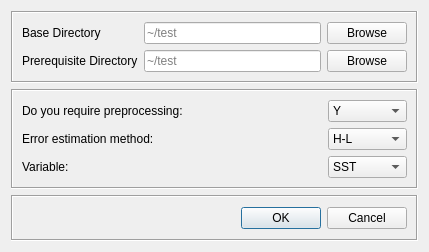
<?xml version="1.0" encoding="UTF-8"?>
<ui version="4.0">
 <class>MainWindow</class>
 <widget class="QDialog" name="MainWindow">
  <property name="geometry">
   <rect>
    <x>0</x>
    <y>0</y>
    <width>429</width>
    <height>252</height>
   </rect>
  </property>
  <property name="windowTitle">
   <string>Define Parameters</string>
  </property>
  <property name="sizeGripEnabled">
   <bool>false</bool>
  </property>
  <property name="modal">
   <bool>false</bool>
  </property>
  <layout class="QGridLayout" name="gridLayout_3">
   <item row="0" column="0">
    <widget class="QFrame" name="frame_2">
     <property name="autoFillBackground">
      <bool>true</bool>
     </property>
     <property name="frameShape">
      <enum>QFrame::Box</enum>
     </property>
     <property name="frameShadow">
      <enum>QFrame::Sunken</enum>
     </property>
     <layout class="QGridLayout" name="gridLayout_6">
      <item row="1" column="1">
       <widget class="QLineEdit" name="lineEdit_2">
        <property name="enabled">
         <bool>true</bool>
        </property>
        <property name="text">
         <string/>
        </property>
        <property name="readOnly">
         <bool>true</bool>
        </property>
        <property name="placeholderText">
         <string>~/test</string>
        </property>
       </widget>
      </item>
      <item row="0" column="0">
       <widget class="QLabel" name="label_13">
        <property name="text">
         <string>Base Directory</string>
        </property>
       </widget>
      </item>
      <item row="0" column="2">
       <widget class="QPushButton" name="pushButton">
        <property name="text">
         <string>Browse</string>
        </property>
       </widget>
      </item>
      <item row="0" column="1">
       <widget class="QLineEdit" name="lineEdit">
        <property name="enabled">
         <bool>true</bool>
        </property>
        <property name="text">
         <string/>
        </property>
        <property name="readOnly">
         <bool>true</bool>
        </property>
        <property name="placeholderText">
         <string>~/test</string>
        </property>
       </widget>
      </item>
      <item row="1" column="0">
       <widget class="QLabel" name="label_14">
        <property name="text">
         <string>Prerequisite Directory</string>
        </property>
       </widget>
      </item>
      <item row="1" column="2">
       <widget class="QPushButton" name="pushButton_2">
        <property name="mouseTracking">
         <bool>true</bool>
        </property>
        <property name="whatsThis">
         <string/>
        </property>
        <property name="text">
         <string>Browse</string>
        </property>
       </widget>
      </item>
     </layout>
    </widget>
   </item>
   <item row="1" column="0">
    <widget class="QFrame" name="frame">
     <property name="autoFillBackground">
      <bool>true</bool>
     </property>
     <property name="frameShape">
      <enum>QFrame::Box</enum>
     </property>
     <property name="frameShadow">
      <enum>QFrame::Sunken</enum>
     </property>
     <layout class="QGridLayout" name="gridLayout_2">
      <item row="0" column="0">
       <widget class="QLabel" name="label">
        <property name="sizePolicy">
         <sizepolicy hsizetype="Preferred" vsizetype="Fixed">
          <horstretch>0</horstretch>
          <verstretch>0</verstretch>
         </sizepolicy>
        </property>
        <property name="minimumSize">
         <size>
          <width>300</width>
          <height>0</height>
         </size>
        </property>
        <property name="maximumSize">
         <size>
          <width>16777215</width>
          <height>16777197</height>
         </size>
        </property>
        <property name="autoFillBackground">
         <bool>true</bool>
        </property>
        <property name="frameShape">
         <enum>QFrame::NoFrame</enum>
        </property>
        <property name="frameShadow">
         <enum>QFrame::Raised</enum>
        </property>
        <property name="text">
         <string>Do you require preprocessing:</string>
        </property>
        <property name="scaledContents">
         <bool>true</bool>
        </property>
        <property name="wordWrap">
         <bool>true</bool>
        </property>
        <property name="indent">
         <number>0</number>
        </property>
       </widget>
      </item>
      <item row="0" column="1">
       <widget class="QComboBox" name="comboBox_2">
        <item>
         <property name="text">
          <string>Y</string>
         </property>
        </item>
        <item>
         <property name="text">
          <string>N</string>
         </property>
        </item>
       </widget>
      </item>
      <item row="1" column="0">
       <widget class="QLabel" name="label_2">
        <property name="sizePolicy">
         <sizepolicy hsizetype="Preferred" vsizetype="Fixed">
          <horstretch>0</horstretch>
          <verstretch>0</verstretch>
         </sizepolicy>
        </property>
        <property name="minimumSize">
         <size>
          <width>300</width>
          <height>0</height>
         </size>
        </property>
        <property name="autoFillBackground">
         <bool>true</bool>
        </property>
        <property name="text">
         <string>Error estimation method:</string>
        </property>
       </widget>
      </item>
      <item row="1" column="1">
       <widget class="QComboBox" name="comboBox">
        <item>
         <property name="text">
          <string>H-L</string>
         </property>
        </item>
        <item>
         <property name="text">
          <string>IPA</string>
         </property>
        </item>
        <item>
         <property name="text">
          <string>Both</string>
         </property>
        </item>
       </widget>
      </item>
      <item row="2" column="0">
       <widget class="QLabel" name="label_5">
        <property name="text">
         <string>Variable:</string>
        </property>
       </widget>
      </item>
      <item row="2" column="1">
       <widget class="QComboBox" name="comboBox_3">
        <item>
         <property name="text">
          <string>SST</string>
         </property>
        </item>
        <item>
         <property name="text">
          <string>SLA</string>
         </property>
        </item>
       </widget>
      </item>
     </layout>
    </widget>
   </item>
   <item row="2" column="0">
    <widget class="QFrame" name="frame_3">
     <property name="autoFillBackground">
      <bool>true</bool>
     </property>
     <property name="frameShape">
      <enum>QFrame::Box</enum>
     </property>
     <property name="frameShadow">
      <enum>QFrame::Sunken</enum>
     </property>
     <layout class="QGridLayout" name="gridLayout">
      <item row="0" column="0">
       <widget class="QDialogButtonBox" name="buttonBox">
        <property name="orientation">
         <enum>Qt::Horizontal</enum>
        </property>
        <property name="standardButtons">
         <set>QDialogButtonBox::Cancel|QDialogButtonBox::Ok</set>
        </property>
        <property name="centerButtons">
         <bool>false</bool>
        </property>
       </widget>
      </item>
     </layout>
    </widget>
   </item>
  </layout>
 </widget>
 <resources/>
 <connections/>
 <slots>
  <slot>browseSlot()</slot>
 </slots>
</ui>
